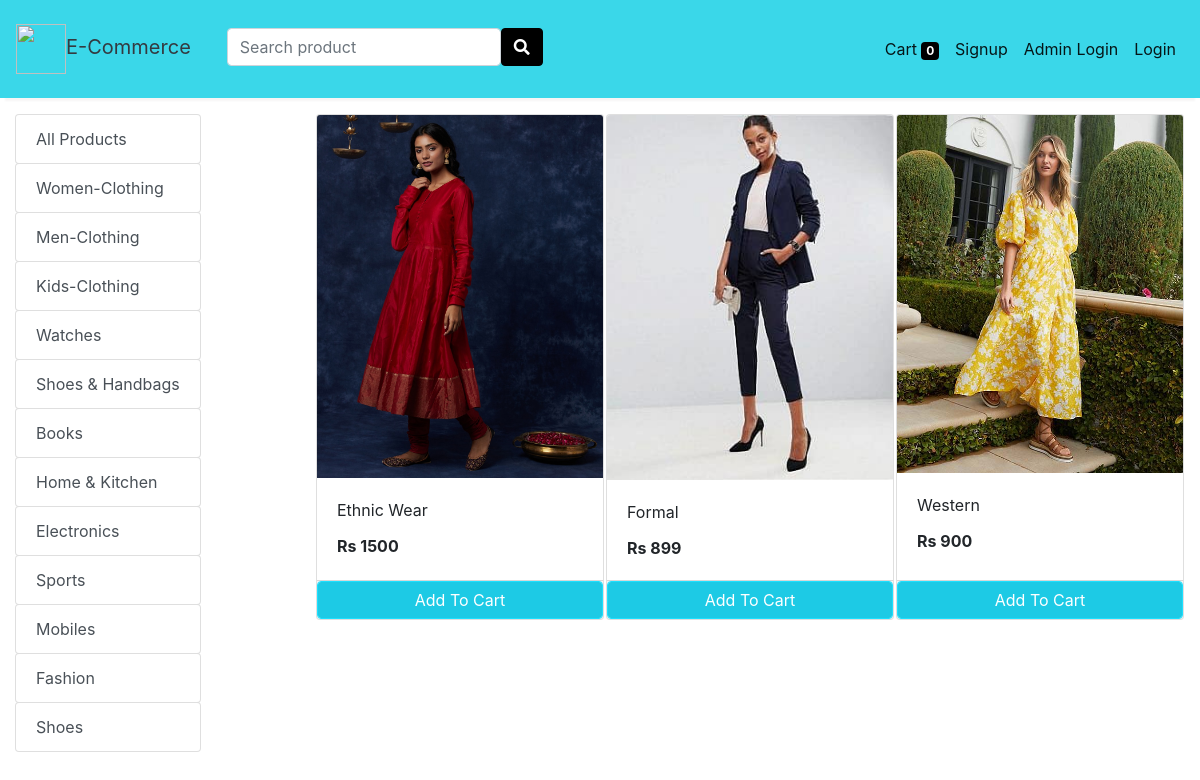
Screenshot of /store?category=22 with the database file from the repository.
### store/models/category.py (models this page shows, shortened)
class Category(models.Model):
    name= models.CharField(max_length=50)
    @staticmethod
    def get_all_categories():
        return Category.objects.all()

### store/models/product.py (models this page shows, shortened)
class Products(models.Model):
    name = models.CharField(max_length=60)
    price= models.IntegerField(default=0)
    category= models.ForeignKey(Category,on_delete=models.CASCADE,default=1 )
    description= models.CharField(max_length=250, default='', blank=True, null= True)
    image= models.ImageField(upload_to='uploads/products/')
    @staticmethod
    def get_all_products_by_categoryid(category_id):
        if category_id:
            return Products.objects.filter (category=category_id)
        else:
            return Products.get_all_products();

### store/views/home.py (the view)
# urls.py: path('' , include('store.urls'))
def store(request):
    cart = request.session.get('cart')
    if not cart:
        request.session['cart'] = {}
    products = None
    categories = Category.get_all_categories()
    categoryID = request.GET.get('category')
    if categoryID:
        products = Products.get_all_products_by_categoryid(categoryID)
    else:
        products = Products.get_all_products();
    data = {}
    data['products'] = products
    data['categories'] = categories
    print('you are : ', request.session.get('email'))
    return render(request, 'index.html', data)

### store/templatetags/cart.py (called while the page is built)
@register.filter (name='is_in_cart')
def is_in_cart(product, cart):
    keys = cart.keys ()
    for id in keys:
        if int (id) == product.id:
            return True
    return False;

### store/templatetags/custom_filter.py (called while the page is built)
@register.filter(name='currency')
def currency(number):
    return "Rs "+str(number)

### store/templates/index.html (shortened to what this page needs)
{% extends 'base.html' %}
{% block content %}
{% load cart %}
{% load custom_filter %}
<div class="container-fluid mt-3">
	<div class="row">
		<div class="col-lg-3 mx-auto">
			<div class="list-group" style="float: left;">
				<a href="/" class="list-group-item list-group-item-action btn btn-outline-success">All Products</a>
				{% for category in categories %}
				<a href="/?category={{category.id}}"
					class="list-group-item list-group-item-action btn btn-outline-success ">{{category.name}}</a>
				{% endfor %}
			</div>
		</div>
		<div id="products" class="col-lg-9 mx-auto">
			<div class="row mx-auto" >
				{% for product in products %}
				<div class="card mx-auto mb-3" id="{{product.id}}" style="width: 18rem;">
					<img class="card-img-top" src="{{product.image.url}}" alt="Card image cap">
					<div class="card-body">
						<p class="card-title">{{product.name}}</p>
						<p class="card-text"><b>{{product.price|currency}}</b></p>
					</div>
					<div class="card-footer p-0 no-gutters">
						{% if product|is_in_cart:request.session.cart %}
						<div class="row no-gutters">
							<form action="/#{{product.id}}" class="col-2 " method="post">
								{% csrf_token %}
								<input hidden type="text" name="product" value="{{product.id}}">
								<input hidden type="text" name="remove" value="True">
								<input type="submit" value=" - " class="btn btn-block btn-success border-right">
							</form>
							<div class="text-center col btn btn-success">{{product|cart_quantity:request.session.cart}} in Cart</div>
							<form action="/#{{product.id}}" class="col-2 " method="post">
								{% csrf_token %}
								<input hidden type="text" name="product" value="{{product.id}}">
								<input type="submit" value=" + " class="btn btn-block btn-success border-left">
							</form>
						</div>
						{% else %}
						<form action="/#{{product.id}}" method="POST" class="btn-block">
							<input type="submit" class="float-right btn btn-success form-control" value="Add To Cart">
						</form>
						{% endif %}
					</div>
				</div>
				{% endfor %}
			</div>
		</div>
	</div>
</div>
{% endblock %}

### store/templates/base.html (style rules this page uses)
.btn-success { color: #fff; background-color: #1dcae5; border-color: #1be0ff; }

### rows the page displays
Category: name "Women-Clothing"
Category: name "Men-Clothing"
Category: name "Kids-Clothing"
Category: name "Watches"
Category: name "Shoes & Handbags"
Category: name "Books"
Category: name "Home & Kitchen"
Category: name "Electronics"
Category: name "Sports"
Category: name "Mobiles"
Category: name "Fashion"
Category: name "Shoes"
Products: image (picture), name "Ethnic Wear", price "Rs 1500"
Products: image (picture), name "Formal", price "Rs 899"
Products: image (picture), name "Western", price "Rs 900"

### other values shown
{{ request.session.cart.keys|length }} "0"
